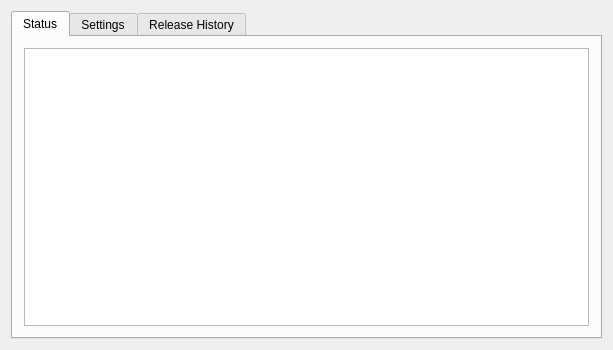
<?xml version="1.0" encoding="UTF-8"?>
<ui version="4.0">
 <class>G_TriggerDialogBase</class>
 <widget class="QDialog" name="G_TriggerDialogBase">
  <property name="geometry">
   <rect>
    <x>0</x>
    <y>0</y>
    <width>613</width>
    <height>350</height>
   </rect>
  </property>
  <property name="windowTitle">
   <string>G-Trigger</string>
  </property>
  <layout class="QVBoxLayout" name="verticalLayout_4">
   <item>
    <widget class="QTabWidget" name="tabWidget">
     <property name="currentIndex">
      <number>0</number>
     </property>
     <widget class="QWidget" name="tabStatus">
      <attribute name="title">
       <string>Status</string>
      </attribute>
      <layout class="QVBoxLayout" name="verticalLayout_3">
       <item>
        <widget class="QListWidget" name="listBox_Status"/>
       </item>
      </layout>
     </widget>
     <widget class="QWidget" name="tabSettings">
      <attribute name="title">
       <string>Settings</string>
      </attribute>
      <layout class="QVBoxLayout" name="verticalLayout_2">
       <item>
        <widget class="QListWidget" name="listBox_Settings"/>
       </item>
      </layout>
     </widget>
     <widget class="QWidget" name="TabPage">
      <attribute name="title">
       <string>Release History</string>
      </attribute>
      <layout class="QVBoxLayout" name="verticalLayout">
       <item>
        <widget class="QTextBrowser" name="textBrowser"/>
       </item>
      </layout>
     </widget>
    </widget>
   </item>
  </layout>
 </widget>
 <layoutdefault spacing="6" margin="11"/>
 <pixmapfunction>qPixmapFromMimeSource</pixmapfunction>
 <resources>
  <include location="g-trigger.qrc"/>
 </resources>
 <connections/>
</ui>
